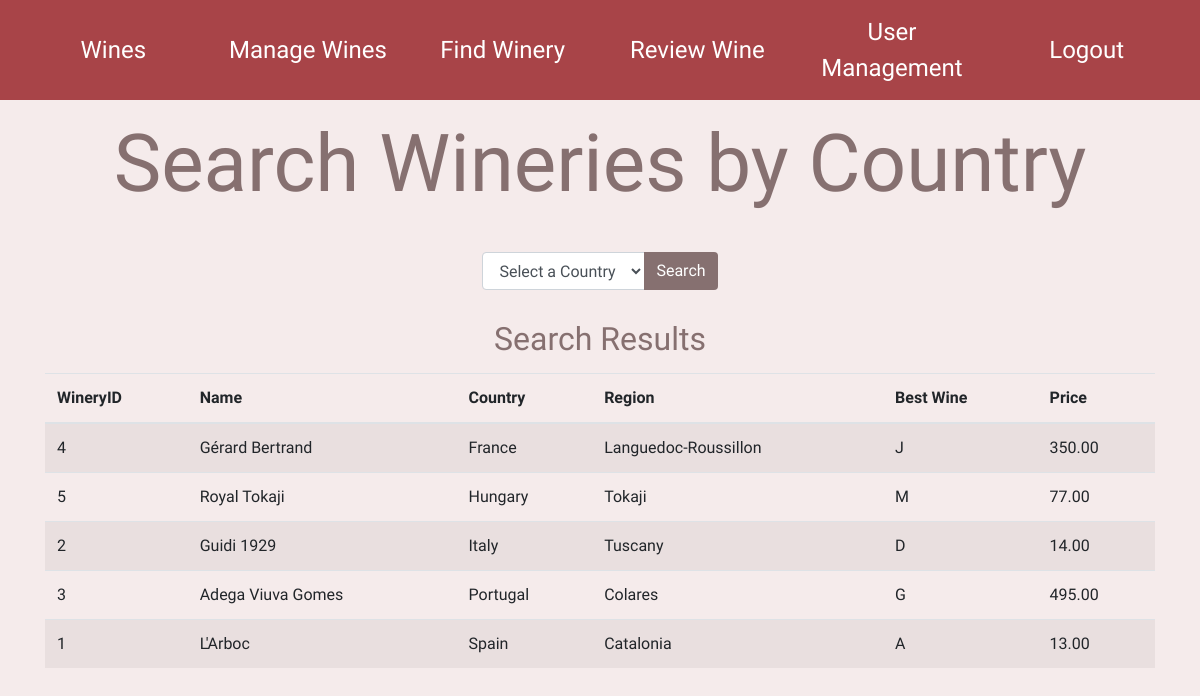
Screenshot of /search.php with the database file from the repository.
### tables this page shows
CREATE TABLE COS221_Winery (
  WineryID INT PRIMARY KEY AUTO_INCREMENT,
  Country VARCHAR(255) NOT NULL,
  Region VARCHAR(255) NOT NULL,
  Name VARCHAR(255) NOT NULL
);

CREATE TABLE COS221_Wines (
  WineID INT PRIMARY KEY AUTO_INCREMENT,
  Name VARCHAR(255) NOT NULL,
  Vinification VARCHAR(255) NOT NULL,
  Appellation VARCHAR(255) NOT NULL,
  Vintage INT NOT NULL,
  Price DECIMAL(10,2) NOT NULL CHECK (Price >= 0),
  WineryID INT,
  FOREIGN KEY (WineryID) REFERENCES COS221_Winery(WineryID) ON DELETE CASCADE
);

### search.php (the view, shortened to what this page needs)
<?php
class Database
{
    public static function instance()
    {
        static $instance = null;
        if ($instance === null) {
            global $db_host, $db_user, $db_pass, $db_name;
            $instance = new Database($db_host, $db_user, $db_pass, $db_name);
        }
        return $instance;
    }
    private function __construct($db_host, $db_user, $db_pass, $db_name)
    {
        $this->conn = new mysqli($db_host, $db_user, $db_pass, $db_name);
    }
}
$db = Database::instance();
$result = $db->conn->query("SELECT * FROM COS221_Winery ORDER BY Country;");
?>
<!doctype html>
<html>
<head>
</head>
<body>
    <?php require_once("header.php"); ?>
    <main>
        <h1>Search Wineries by Country</h1>
        <form action="./search.php" method="POST" class="form-inline my-4">
            <div class="form-group">
                <div class="input-group">
                    <select id="sortOption" name="sort" class="form-control">
                        <option value="none" selected disabled hidden>Select a Country</option>
                    </select>
                    <div class="input-group-append">
                        <button id="SortPrice" type="submit" class="btn btn-primary">Search</button>
                    </div>
                </div>
            </div>
        </form>
        <h1 id="results">Search Results</h2>
            <div class="container">
                <div class="table-responsive">
                    <table class="table table-striped">
                        <thead>
                            <tr>
                                <th>WineryID</th>
                                <th>Name</th>
                                <th>Country</th>
                                <th>Region</th>
                                <th>Best Wine</th>
                                <th>Price</th>
                            </tr>
                        </thead>
                        <tbody>
                            <?php
                            if ($result) {
                                while ($row = $result->fetch_row()) {
                                    echo "<tr><td>" . $row[0] . "</td><td>" . $row[3] . "</td><td>" . $row[1] . "</td><td>" . $row[2] . "</td>";
                                    $temp = $db->conn->query("SELECT COS221_Reviews.*,COS221_Wines.* FROM COS221_Reviews,COS221_Wines WHERE COS221_Reviews.WineID = COS221_Wines.WineID AND COS221_Wines.WineryID = '$row[0]' ORDER BY COS221_Reviews.Points DESC;");
                                    if ($temp) {
                                        $s = $temp->fetch_row();
                                        if ($s) {
                                            $t = $db->conn->query("SELECT * FROM COS221_Wines WHERE WineID LIKE '$s[2]';");
                                            if ($t) {
                                                $try = $t->fetch_row();
                                                if ($try) {
                                                    echo "<td>" . $try[1] . "</td><td>" . $try[5] . "</td></tr>";
                                                } else {
                                                    echo "<td>No Reviews</td><td>No Wines as of yet</td></tr>";
                                                }
                                            } else {
                                                echo "<td>No Reviews</td><td>No Wines as of yet</td></tr>";
                                            }
                                        } else {
                                            $t = $db->conn->query("SELECT * FROM COS221_Wines WHERE WineryID = '$row[0]' LIMIT 1;");
                                            if ($t) {
                                                $try = $t->fetch_row();
                                                if ($try) {
                                                    echo "<td>" . $try[1] . "</td><td>" . $try[5] . "</td></tr>";
                                                } else {
                                                    echo "<td>No Reviews</td><td>No Wines as of yet</td></tr>";
                                                }
                                            } else {
                                                echo "<td>No Reviews</td><td>No Wines as of yet</td></tr>";
                                            }
                                        }
                                    }
                                }
                            } else {
                                echo "<p>No results found</p>";
                            }
                            ?>
                        </tbody>
                    </table>
                </div>
            </div>
    </main>
</body>
</html>

### header.php (shortened to what this page needs)
<!DOCTYPE html>
<html lang="en">
<head>
    <link rel="stylesheet" href="https://stackpath.bootstrapcdn.com/bootstrap/4.5.0/css/bootstrap.min.css">
    <link href="style.css" rel="stylesheet">
</head>
<body>
    <nav class="navbar navbar-expand navbar-dark bg-dark height">
        <ul class="navbar-nav mx-auto justify-content-center navItemContainer" id="navBar">
            <li class="nav-item"><a class="nav-link" href="wines.php">Wines</a></li>
            <li class="nav-item"><a class="nav-link" href="manage_wines_html.php">Manage Wines</a></li>
            <li class="nav-item"><a class="nav-link" href="search.php">Find Winery</a></li>
            <li class="nav-item" style="display: none;"><a class="nav-link" href="review.php">Review Wine</a></li>
            <li class="nav-item"><a class="nav-link" href="login.php">Login</a></li>
            <li class="nav-item"><a class="nav-link" href="signup.php">Sign Up</a></li>
        </ul>
    </nav>
</body>
</html>

### style.css (style rules this page uses)
* { font-family: 'Geologica', sans-serif !important; }
.nav-link { color: white !important; text-decoration: none !important; font-size: 1.5rem !important; }
.navItemContainer { display: flex; flex-grow: 1; align-items: center; }
.navItemContainer > * { flex: 1; text-align: center; }
.height { height: 100px; background-color: #A84448 !important; }
body { background-color: #F5EBEB; }
h1 { color: #867070; font-size: 5rem; text-align: center; }
form > label, form > button, form > * { width: 100%; text-align: center; justify-content: center; }
.btn-primary { background-color: #867070; border: white }
button { outline: none !important; border: none !important; }

### search.php (style rules this page uses)
h1 { font-size: 3em; padding: 0.2em; }
#results { font-size: 2em; padding: 0.2em; }

### rows the page displays
cos221_winery: WineryID "4", Name "Gérard Bertrand", Country "France", Region "Languedoc-Roussillon", cos221_wines.Name "J", cos221_wines.Price "350.00"
cos221_winery: WineryID "5", Name "Royal Tokaji", Country "Hungary", Region "Tokaji", cos221_wines.Name "M", cos221_wines.Price "77.00"
cos221_winery: WineryID "2", Name "Guidi 1929", Country "Italy", Region "Tuscany", cos221_wines.Name "D", cos221_wines.Price "14.00"
cos221_winery: WineryID "3", Name "Adega Viuva Gomes", Country "Portugal", Region "Colares", cos221_wines.Name "G", cos221_wines.Price "495.00"
cos221_winery: WineryID "1", Name "L'Arboc", Country "Spain", Region "Catalonia", cos221_wines.Name "A", cos221_wines.Price "13.00"
